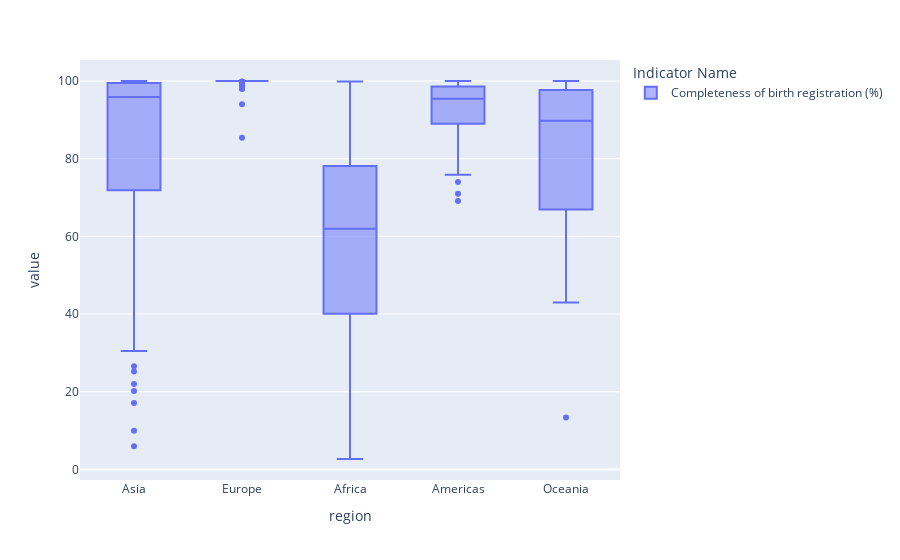

Write notebook code for a chart like this one.
### Code cell
import plotly.express as px

fig = px.box(df_health_countries_birth, x="region", y="value", color="Indicator Name")
fig.update_traces(quartilemethod="exclusive") # or "inclusive", or "linear" by default
fig.show()

### Figure 1 — Plotly figure (JSON) as saved in the notebook; plotly's stock layout.template omitted (floating-point values rounded to 4 significant figures; data arrays with more than 128 entries replaced by an {"elided": "..."} marker saying what was removed)
{"data": [{"alignmentgroup": "True", "hovertemplate": "Indicator Name=Completeness of birth registration (%)<br>region=%{x}<br>value=%{y}<extra></extra>", "legendgroup": "Completeness of birth registration (%)", "marker": {"color": "#636efa"}, "name": "Completeness of birth registration (%)", "notched": false, "offsetgroup": "Completeness of birth registration (%)", "orientation": "v", "quartilemethod": "exclusive", "showlegend": true, "type": "box", "x": {"elided": "557 str values"}, "x0": " ", "xaxis": "x", "y": {"elided": "557 float values"}, "y0": " ", "yaxis": "y"}], "layout": {"boxmode": "group", "legend": {"title": {"text": "Indicator Name"}, "tracegroupgap": 0}, "margin": {"t": 60}, "xaxis": {"anchor": "y", "domain": [0, 1], "title": {"text": "region"}}, "yaxis": {"anchor": "x", "domain": [0, 1], "title": {"text": "value"}}}}
